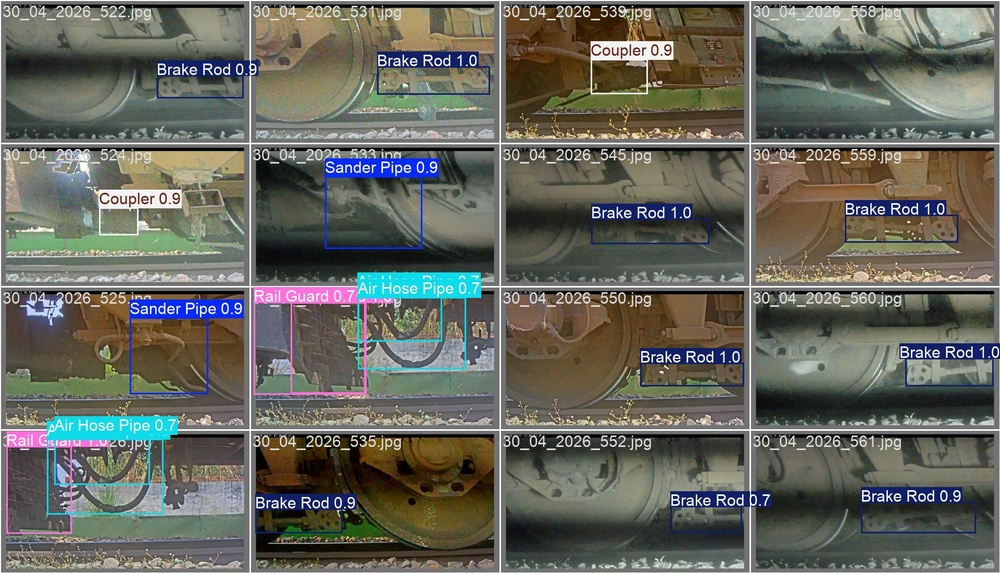
#> input picture Analysis/Engine/val_batch0_pred.jpg, 1000 x 573 px, shrunk from 1920 x 1100 before the run; its folder holds only this picture in this run
$ python -i preprocessing_techniques.py   (imports and definitions only)
#> lines starting #> are read from the running program, lines starting #| are printed output that depends on the picture
#> in process_image, img is the input picture: shape (573, 1000, 3); mean B, G, R 93.6, 102.3, 101.6
import cv2
import numpy as np
import matplotlib.pyplot as plt
import os

def apply_clahe(img, tileGridSize = (4, 4)):
#> called with tileGridSize = (4, 4)
    ycrcb = cv2.cvtColor(img, cv2.COLOR_BGR2YCrCb)
#> ycrcb: shape (573, 1000, 3); mean of channels 0, 1, 2 101.1, 128.4, 123.7
    y, cr, cb = cv2.split(ycrcb)
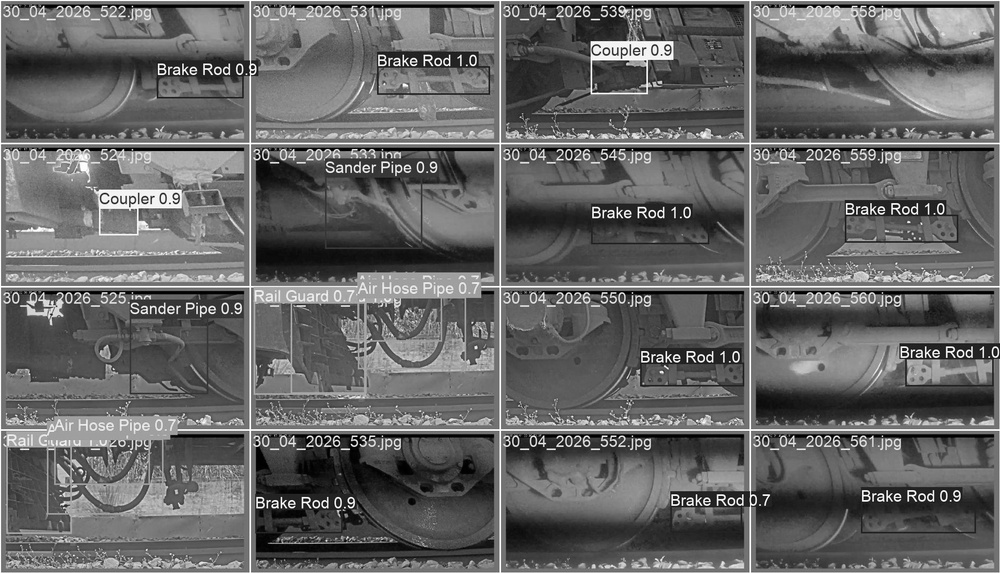
#> y: shape (573, 1000); min 0, max 255, mean 101.1
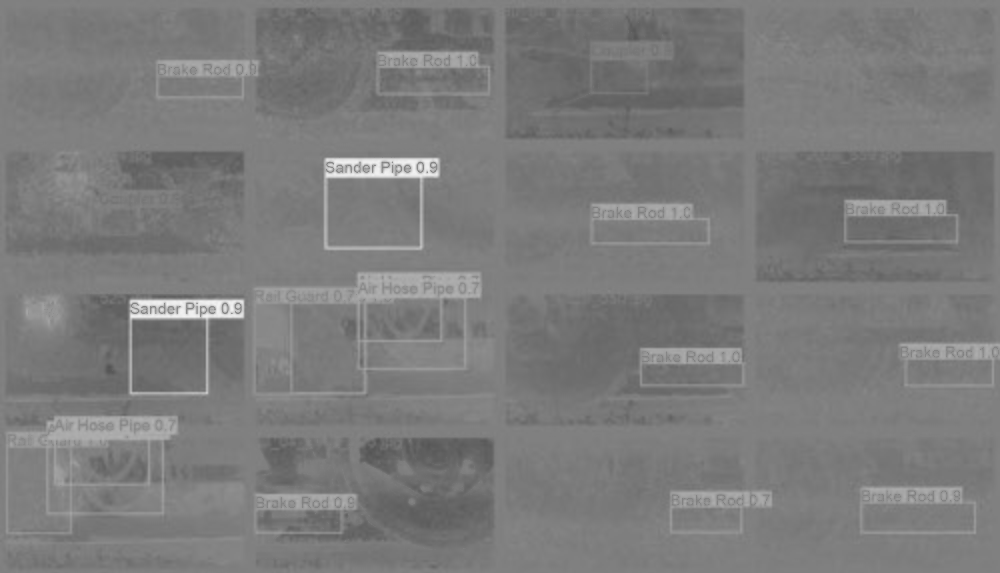
#> cb: shape (573, 1000); min 83, max 242, mean 123.7

    clahe = cv2.createCLAHE(clipLimit=2.0, tileGridSize=(8, 8))
    y_clahe = clahe.apply(y)
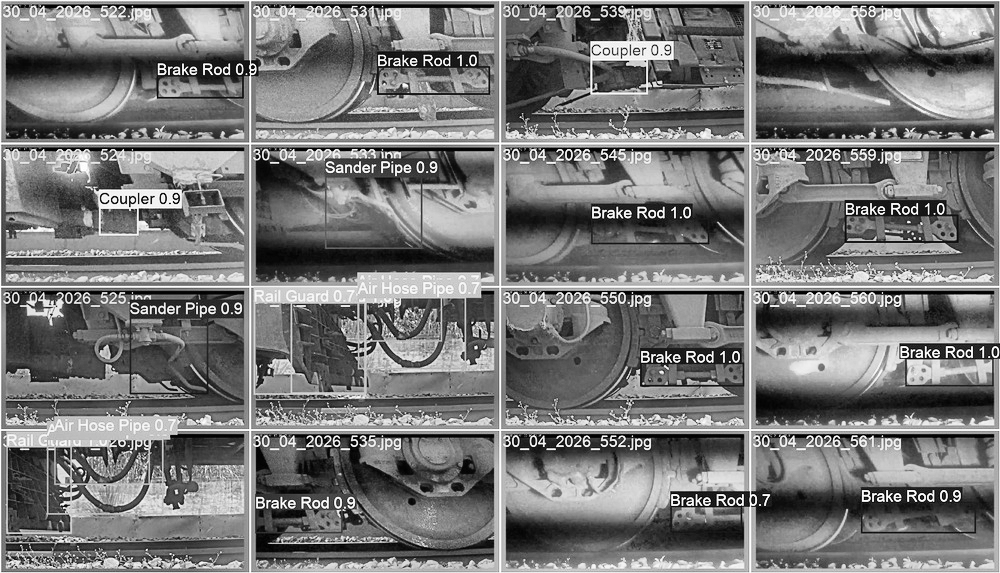
#> y_clahe: shape (573, 1000); min 0, max 255, mean 119.8

    # clahe2 = cv2.createCLAHE(clipLimit=2.0, tileGridSize=(4, 4))
    # y_clahe2 = clahe2.apply(y)

    merged = cv2.merge((y_clahe, cr, cb))
#> merged: shape (573, 1000, 3); mean of channels 0, 1, 2 119.8, 128.4, 123.7
    return cv2.cvtColor(merged, cv2.COLOR_YCrCb2BGR)

def histogram_equalization(img):
    gray = cv2.cvtColor(img, cv2.COLOR_BGR2GRAY)
    eq = cv2.equalizeHist(gray)
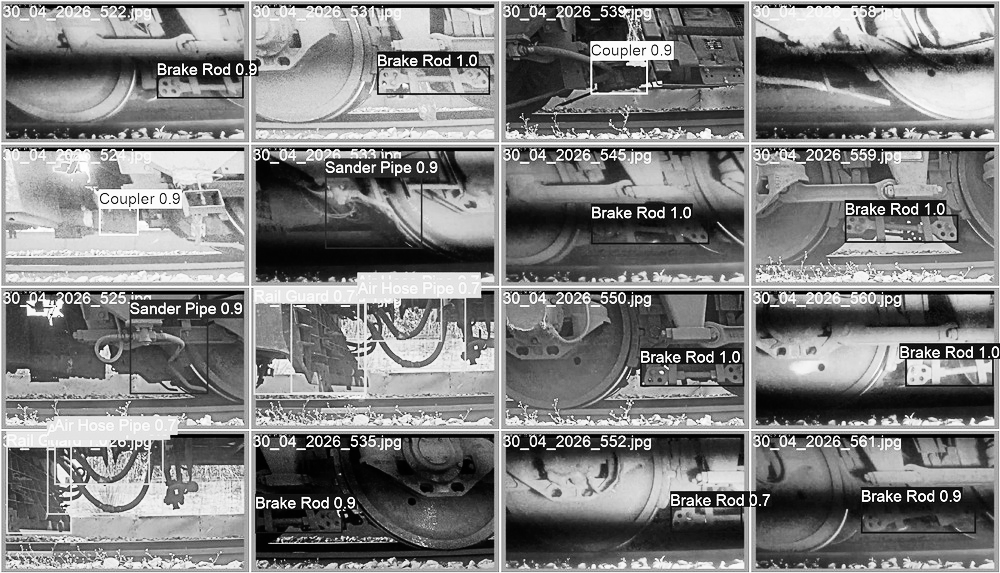
#> eq: shape (573, 1000); min 0, max 255, mean 128
    return cv2.cvtColor(eq, cv2.COLOR_GRAY2BGR)

def gamma_correction(img, gamma=1.5):
#> called with gamma = 1.5
    invGamma = 1.0 / gamma
#> invGamma = 0.667
    table = np.array([(i / 255.0) ** invGamma * 255 for i in np.arange(256)]).astype("uint8")
#> table = 256 values from 0 to 255
    return cv2.LUT(img, table)

def gaussian_blur(img):
    return cv2.GaussianBlur(img, (5, 5), 0)
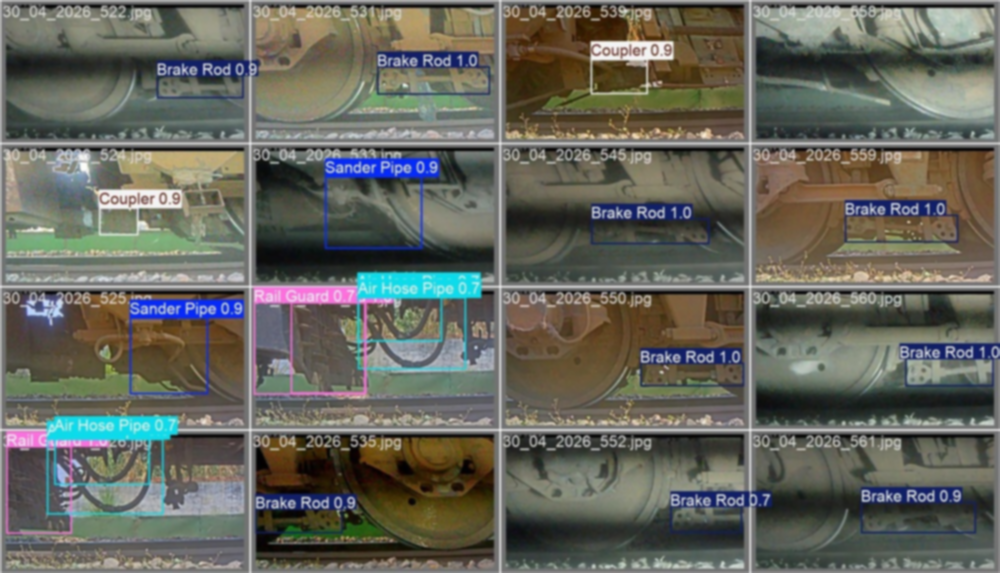
#> returned value: shape (573, 1000, 3); mean of channels 0, 1, 2 93.4, 102.1, 101.4; drawn as B, G, R

def sharpening(img):
    kernel = np.array([[0, -1, 0],
                       [-1, 5,-1],
                       [0, -1, 0]])
#> kernel = [[0, -1, 0], [-1, 5, -1], [0, -1, 0]]
    return cv2.filter2D(img, -1, kernel)
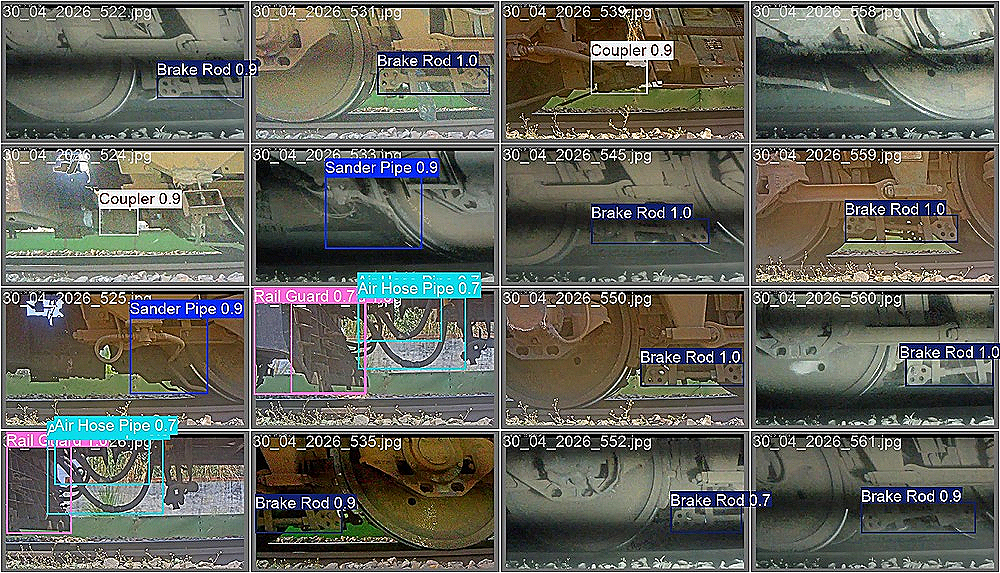
#> returned value: shape (573, 1000, 3); mean of channels 0, 1, 2 91.5, 100.1, 99.5; drawn as B, G, R

def process_image(img_path, output_dir):
    img = cv2.imread(img_path)
    if img is None:
        print(f"Error loading {img_path}")
        return

    img_name = os.path.basename(img_path).split('.')[0]

    techniques = {
        "original": img,
        "clahe": apply_clahe(img),
        "hist_eq": histogram_equalization(img),
        "gamma": gamma_correction(img, gamma=1.5),
        "blur": gaussian_blur(img),
        "sharpen": sharpening(img)
    }

    os.makedirs(output_dir, exist_ok=True)
    for name, processed in techniques.items():
        save_path = os.path.join(output_dir, f"{img_name}_{name}.jpg")
        cv2.imwrite(save_path, processed)
#> this loop made 6 passes
#> name on passes 1 to 6: 'original', 'clahe', 'hist_eq', 'gamma', 'blur', 'sharpen'


    plt.figure(figsize=(12, 8))
    for i, (name, processed) in enumerate(techniques.items()):
        plt.subplot(2, 3, i+1)
        plt.imshow(cv2.cvtColor(processed, cv2.COLOR_BGR2RGB))
        plt.title(name)
        plt.axis('off')

    plt.tight_layout()
    plt.show()
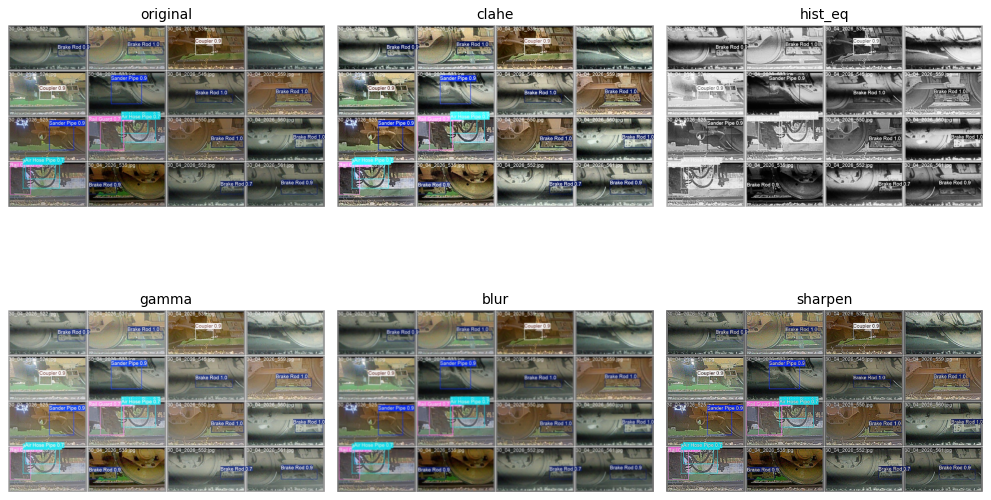
#> figure drawn by matplotlib, 6 panels

def process_folder(input_folder, output_folder):
    for file in os.listdir(input_folder):
        if file.lower().endswith(('.png', '.jpg', '.jpeg')):
            process_image(
                os.path.join(input_folder, file),
                output_folder
            )

input_folder = "output_night_images"
output_folder = "output_preprocessed_images"

# [1 line not run here, left out]

>>> result = process_image('Analysis/Engine/val_batch0_pred.jpg', 'out.png')

$ run again, on Analysis/Engine/val_batch1_pred.jpg
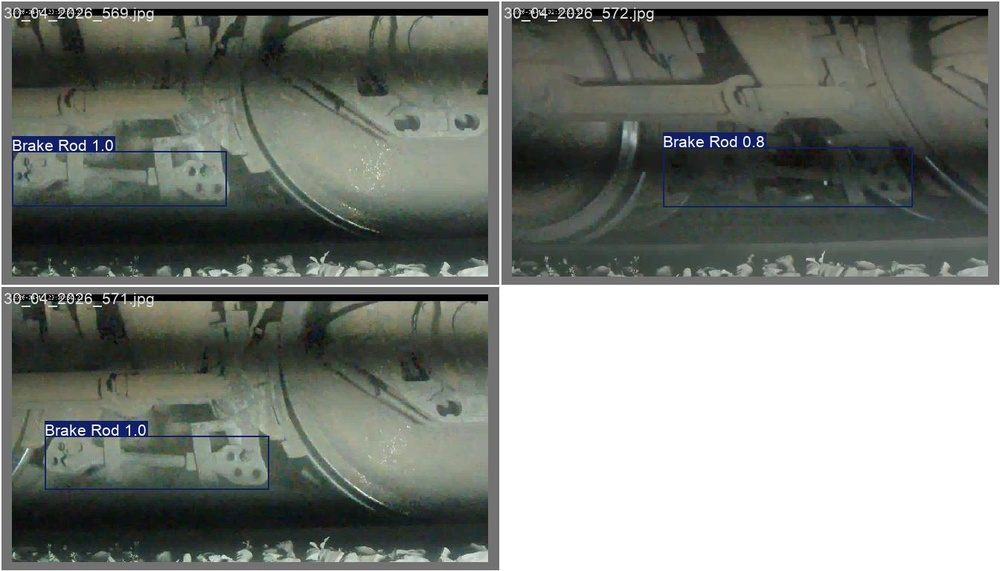
#> input picture Analysis/Engine/val_batch1_pred.jpg, 1000 x 571 px, shrunk from 1344 x 768 before the run
#> in process_image, img is the input picture: shape (571, 1000, 3); mean B, G, R 126, 131.9, 127.3
#> ycrcb: shape (571, 1000, 3); mean of channels 0, 1, 2 129.8, 126.2, 125.9
#> merged: shape (571, 1000, 3); mean of channels 0, 1, 2 149.6, 126.2, 125.9
#> invGamma = 0.667
#> table = 256 values from 0 to 255
#> in gamma_correction, `return cv2.LUT(img, table)`:
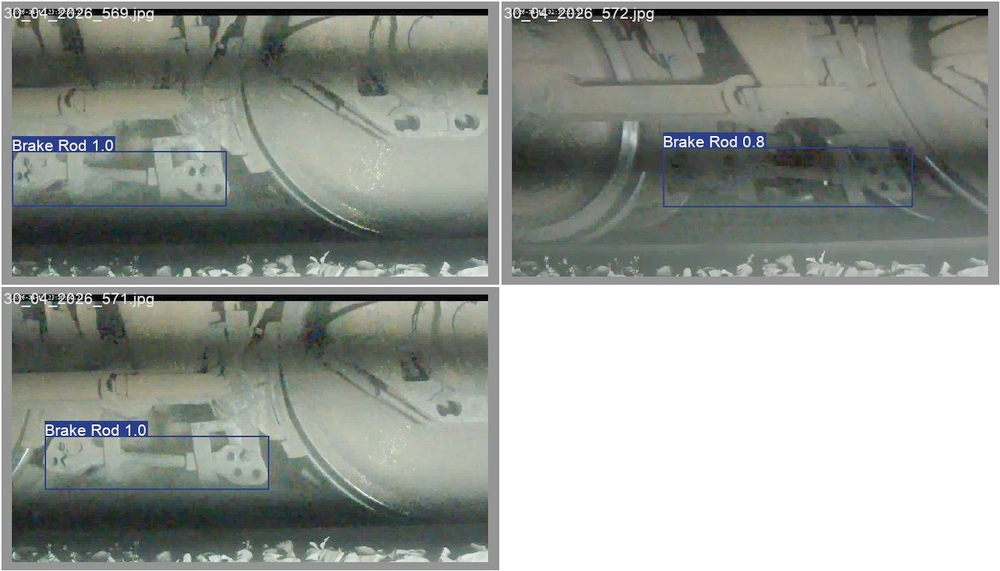
#> returned value: shape (571, 1000, 3); mean of channels 0, 1, 2 150.7, 156.2, 151.5; drawn as B, G, R
#> kernel = [[0, -1, 0], [-1, 5, -1], [0, -1, 0]]
#> in sharpening, `return cv2.filter2D(img, -1, kernel)`:
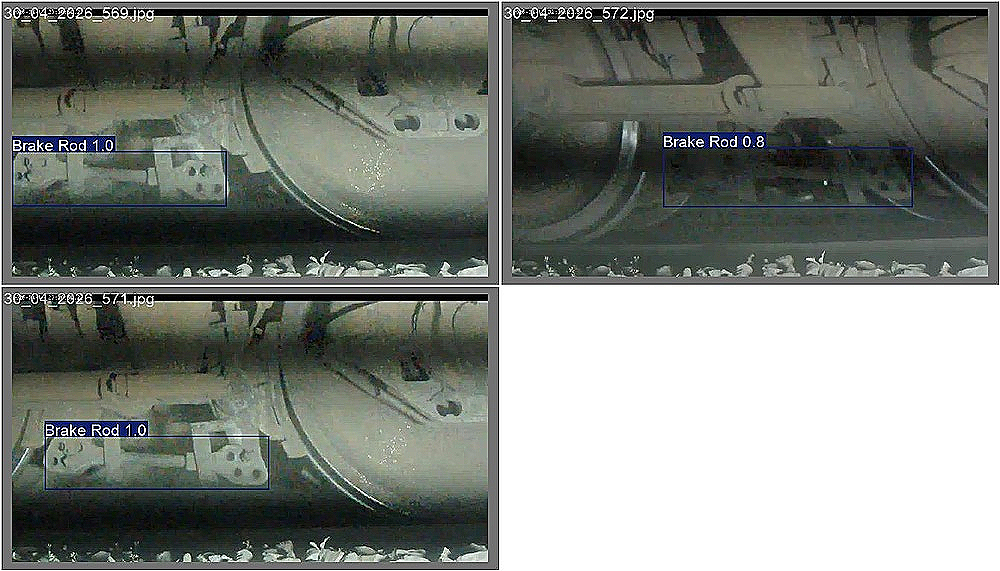
#> returned value: shape (571, 1000, 3); mean of channels 0, 1, 2 125.6, 131.6, 127.1; drawn as B, G, R
#> the loop in process_image, `for name, processed in techniques.items():` made 6 passes
#> name on passes 1 to 6: 'original', 'clahe', 'hist_eq', 'gamma', 'blur', 'sharpen'
#> the loop in process_image, `for i, (name, processed) in enumerate(techniques.items()):` made 6 passes
